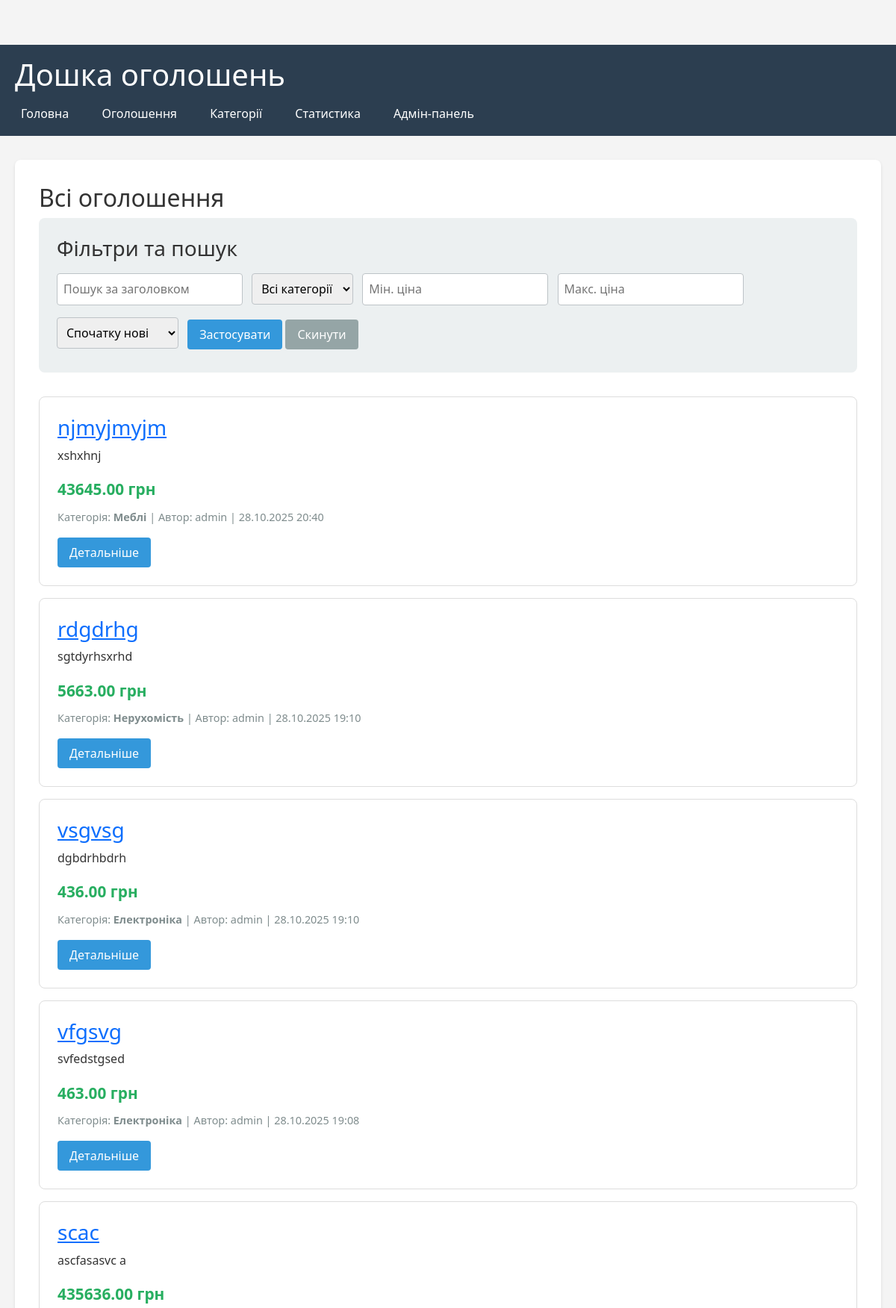
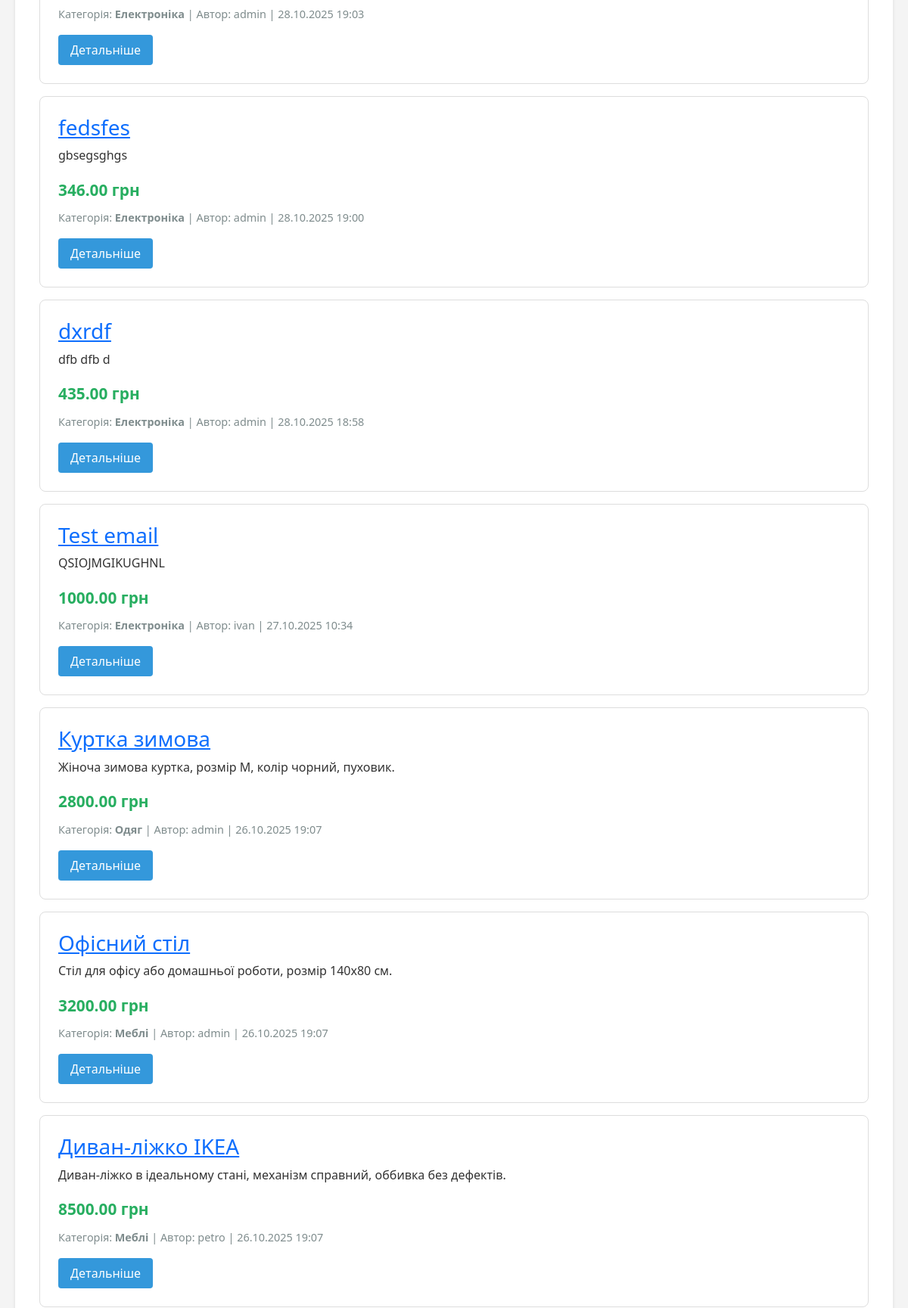
/ads/ (upper part), run on the app's committed database (2 pictures, top to bottom).
### board/models.py (models this page shows, shortened)
class Ad(models.Model):
    title = models.CharField(
        max_length=200,
        verbose_name='Заголовок'
    )
    description = models.TextField(
        verbose_name='Опис'
    )
    price = models.DecimalField(
        max_digits=10,
        decimal_places=2,
        validators=[MinValueValidator(0.01)],
        verbose_name='Ціна'
    )
    created_at = models.DateTimeField(
        auto_now_add=True,
        verbose_name='Дата створення'
    )
    updated_at = models.DateTimeField(
        auto_now=True,
        verbose_name='Дата оновлення'
    )
    is_active = models.BooleanField(
        default=True,
        verbose_name='Активне'
    )
    user = models.ForeignKey(
        User,
        on_delete=models.CASCADE,
        related_name='ads',
        verbose_name='Користувач'
    )
    category = models.ForeignKey(
        Category,
        on_delete=models.CASCADE,
        related_name='ads',
        verbose_name='Категорія'
    )
    class Meta:
        verbose_name = 'Оголошення'
        verbose_name_plural = 'Оголошення'
        ordering = ['-created_at']
    def get_short_description(self) -> str:
        if len(self.description) > 100:
            return f"{self.description[:100]}..."
        return self.description

class Category(models.Model):
    name = models.CharField(
        max_length=100,
        unique=True,
        verbose_name='Назва категорії'
    )
    description = models.TextField(
        blank=True,
        verbose_name='Опис категорії'
    )
    class Meta:
        verbose_name = 'Категорія'
        verbose_name_plural = 'Категорії'
        ordering = ['name']

### board/views.py (the view)
# urls.py: path('ads/', views.ad_list, name='ad_list'),
def ad_list(request: HttpRequest) -> HttpResponse:
    ads = Ad.objects.filter(is_active=True).select_related('category', 'user')
    category_id = request.GET.get('category')
    if category_id:
        ads = ads.filter(category_id=category_id)
    min_price = request.GET.get('min_price')
    max_price = request.GET.get('max_price')
    if min_price:
        ads = ads.filter(price__gte=min_price)
    if max_price:
        ads = ads.filter(price__lte=max_price)
    search_query = request.GET.get('search')
    if search_query:
        ads = ads.filter(title__icontains=search_query)
    sort_by = request.GET.get('sort', '-created_at')
    allowed_sorts = ['price', '-price', 'created_at', '-created_at']
    if sort_by in allowed_sorts:
        ads = ads.order_by(sort_by)
    categories = Category.objects.all()
    context = {
        'ads': ads,
        'categories': categories,
        'title': 'Всі оголошення'
    }
    return render(request, 'board/ad_list.html', context)

### board/templates/board/ad_list.html (shortened to what this page needs)
{% extends 'board/base.html' %}
{% block content %}
<h2>Всі оголошення</h2>
<div class="filter-form">
    <h3>Фільтри та пошук</h3>
    <form method="get">
        <input type="text" name="search" placeholder="Пошук за заголовком" value="{{ request.GET.search }}">
        <select name="category">
            <option value="">Всі категорії</option>
        </select>
        <input type="number" name="min_price" placeholder="Мін. ціна" value="{{ request.GET.min_price }}" step="0.01">
        <input type="number" name="max_price" placeholder="Макс. ціна" value="{{ request.GET.max_price }}" step="0.01">
        <select name="sort">
            <option value="-created_at" {% if request.GET.sort == "-created_at" %}selected{% endif %}>Спочатку нові</option>
        </select>
        <button type="submit" class="btn">Застосувати</button>
        <a href="{% url 'board:ad_list' %}" class="btn" style="background-color: #95a5a6;">Скинути</a>
    </form>
</div>
{% if ads %}
    {% for ad in ads %}
    <div class="ad-card">
        <h3><a href="{% url 'board:ad_detail' ad.id %}">{{ ad.title }}</a></h3>
        <p>{{ ad.get_short_description }}</p>
        <p class="price">{{ ad.price }} грн</p>
        <div class="meta">
            <span>Категорія: <strong>{{ ad.category.name }}</strong></span> |
            <span>Автор: {{ ad.user.username }}</span> |
            <span>{{ ad.created_at|date:"d.m.Y H:i" }}</span>
        </div>
        <a href="{% url 'board:ad_detail' ad.id %}" class="btn" style="margin-top: 1rem;">Детальніше</a>
    </div>
    {% endfor %}
{% else %}
    <p>За вашим запитом оголошень не знайдено.</p>
{% endif %}
{% endblock %}

### board/static/board/css/base.css (style rules this page uses)
* { margin: 0; padding: 0; box-sizing: border-box; }
body { font-family: 'Segoe UI', Tahoma, Geneva, Verdana, sans-serif; line-height: 1.6; color: #333; background-color: #f4f4f4; padding-top: 60px; }
.ad-card { border: 1px solid #ddd; padding: 1.5rem; margin-bottom: 1rem; border-radius: 8px; transition: box-shadow 0.3s; }
.ad-card h3 { color: #2c3e50; margin-bottom: 0.5rem; }
.ad-card .price { color: #27ae60; font-size: 1.3rem; font-weight: bold; margin: 0.5rem 0; }
.ad-card .meta { color: #7f8c8d; font-size: 0.9rem; }
.btn { display: inline-block; padding: 0.5rem 1rem; background-color: #3498db; color: white; text-decoration: none; border-radius: 4px; transition: background-color 0.3s; border: none; cursor: pointer; }
.filter-form { background-color: #ecf0f1; padding: 1.5rem; border-radius: 8px; margin-bottom: 2rem; }
.filter-form input, .filter-form select { padding: 0.5rem; margin: 0.5rem 0.5rem 0.5rem 0; border: 1px solid #bdc3c7; border-radius: 4px; }

### data on the page
Ad: title "njmyjmyjm", get_short_description "xshxhnj", price "43645.00", category.name "Меблі", user.username "admin", created_at "28.10.2025 20:40"
Ad: title "rdgdrhg", get_short_description "sgtdyrhsxrhd", price "5663.00", category.name "Нерухомість", user.username "admin", created_at "28.10.2025 19:10"
Ad: title "vsgvsg", get_short_description "dgbdrhbdrh", price "436.00", category.name "Електроніка", user.username "admin", created_at "28.10.2025 19:10"
Ad: title "vfgsvg", get_short_description "svfedstgsed", price "463.00", category.name "Електроніка", user.username "admin", created_at "28.10.2025 19:08"
Ad: title "scac", get_short_description "ascfasasvc a", price "435636.00", category.name "Електроніка", user.username "admin", created_at "28.10.2025 19:03"
Ad: title "fedsfes", get_short_description "gbsegsghgs", price "346.00", category.name "Електроніка", user.username "admin", created_at "28.10.2025 19:00"
Ad: title "dxrdf", get_short_description "dfb dfb d", price "435.00", category.name "Електроніка", user.username "admin", created_at "28.10.2025 18:58"
Ad: title "Test email", get_short_description "QSIOJMGIKUGHNL", price "1000.00", category.name "Електроніка", user.username "ivan", created_at "27.10.2025 10:34"
Ad: title "Куртка зимова", get_short_description "Жіноча зимова куртка, розмір M, колір чорний, пуховик.", price "2800.00", category.name "Одяг", user.username "admin", created_at "26.10.2025 19:07"
Ad: title "Офісний стіл", get_short_description "Стіл для офісу або домашньої роботи, розмір 140x80 см.", price "3200.00", category.name "Меблі", user.username "admin", created_at "26.10.2025 19:07"
Ad: title "Диван-ліжко IKEA", get_short_description "Диван-ліжко в ідеальному стані, механізм справний, оббивка без дефектів.", price "8500.00", category.name "Меблі", user.username "petro", created_at "26.10.2025 19:07"
